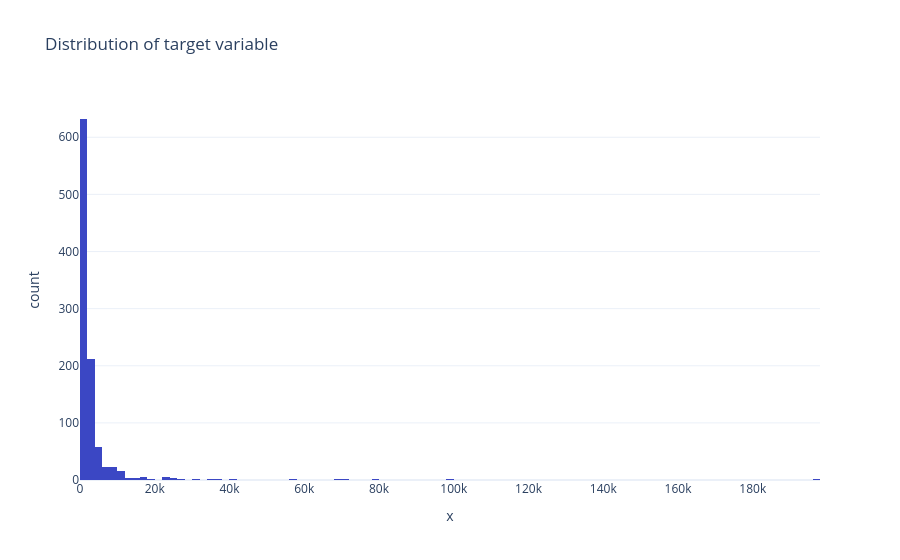

Write notebook code for a chart like this one.
### Markdown cell above
2. Plot the distribution of the variable `shares`. What can you conclude from this graph?

### Code cell
fig = px.histogram(x = data['shares'], nbins = 120, title = "Distribution of target variable")
fig.show()

### Figure 1 — Plotly figure (JSON) as saved in the notebook; plotly's stock layout.template omitted (floating-point values rounded to 4 significant figures; data arrays with more than 128 entries replaced by an {"elided": "..."} marker saying what was removed)
{"data": [{"bingroup": "x", "hovertemplate": "x=%{x}<br>count=%{y}<extra></extra>", "legendgroup": "", "marker": {"color": "#3B47C4", "pattern": {"shape": ""}}, "name": "", "nbinsx": 120, "orientation": "v", "showlegend": false, "type": "histogram", "x": {"elided": "1000 int values"}, "xaxis": "x", "yaxis": "y"}], "layout": {"barmode": "relative", "legend": {"tracegroupgap": 0}, "title": {"text": "Distribution of target variable"}, "xaxis": {"anchor": "y", "domain": [0.0, 1.0], "title": {"text": "x"}}, "yaxis": {"anchor": "x", "domain": [0.0, 1.0], "title": {"text": "count"}}}}
